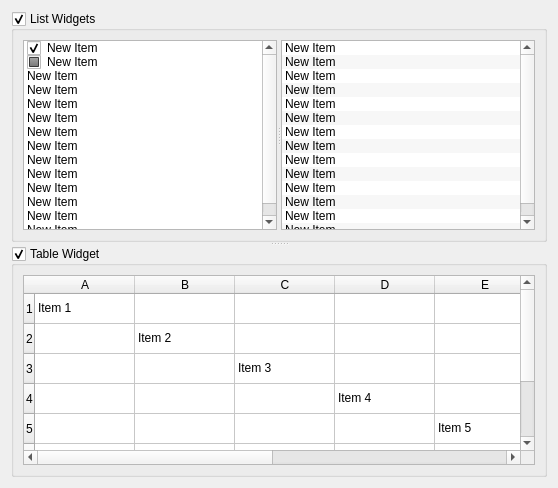
      <widget class="QWidget" name="tab_2">
       <attribute name="title">
        <string>Item Views 1</string>
       </attribute>
       <layout class="QVBoxLayout" name="verticalLayout_2">
        <item>
         <widget class="QSplitter" name="splitter_5">
          <property name="orientation">
           <enum>Qt::Vertical</enum>
          </property>
          <widget class="QGroupBox" name="groupBox_10">
           <property name="title">
            <string>List Widgets</string>
           </property>
           <property name="checkable">
            <bool>true</bool>
           </property>
           <layout class="QHBoxLayout" name="horizontalLayout_4">
            <item>
             <widget class="QSplitter" name="splitter_6">
              <property name="orientation">
               <enum>Qt::Horizontal</enum>
              </property>
              <widget class="QListWidget" name="listWidget_2">
               <property name="alternatingRowColors">
                <bool>false</bool>
               </property>
               <item>
                <property name="text">
                 <string>New Item</string>
                </property>
                <property name="checkState">
                 <enum>Checked</enum>
                </property>
               </item>
               <item>
                <property name="text">
                 <string>New Item</string>
                </property>
                <property name="checkState">
                 <enum>PartiallyChecked</enum>
                </property>
                <property name="flags">
                 <set>ItemIsSelectable|ItemIsDragEnabled|ItemIsUserCheckable|ItemIsEnabled|ItemIsTristate</set>
                </property>
               </item>
               <item>
                <property name="text">
                 <string>New Item</string>
                </property>
               </item>
               <item>
                <property name="text">
                 <string>New Item</string>
                </property>
               </item>
               <item>
                <property name="text">
                 <string>New Item</string>
                </property>
               </item>
               <item>
                <property name="text">
                 <string>New Item</string>
                </property>
               </item>
               <item>
                <property name="text">
                 <string>New Item</string>
                </property>
               </item>
               <item>
                <property name="text">
                 <string>New Item</string>
                </property>
               </item>
               <item>
                <property name="text">
                 <string>New Item</string>
                </property>
               </item>
               <item>
                <property name="text">
                 <string>New Item</string>
                </property>
               </item>
               <item>
                <property name="text">
                 <string>New Item</string>
                </property>
               </item>
               <item>
                <property name="text">
                 <string>New Item</string>
                </property>
               </item>
               <item>
                <property name="text">
                 <string>New Item</string>
                </property>
               </item>
               <item>
                <property name="text">
                 <string>New Item</string>
                </property>
               </item>
              </widget>
              <widget class="QListWidget" name="listWidget">
               <property name="alternatingRowColors">
                <bool>true</bool>
               </property>
               <property name="selectionMode">
                <enum>QAbstractItemView::MultiSelection</enum>
               </property>
               <item>
                <property name="text">
                 <string>New Item</string>
                </property>
               </item>
               <item>
                <property name="text">
                 <string>New Item</string>
                </property>
               </item>
               <item>
                <property name="text">
                 <string>New Item</string>
                </property>
               </item>
               <item>
                <property name="text">
                 <string>New Item</string>
                </property>
               </item>
               <item>
                <property name="text">
                 <string>New Item</string>
                </property>
               </item>
               <item>
                <property name="text">
                 <string>New Item</string>
                </property>
               </item>
               <item>
                <property name="text">
                 <string>New Item</string>
                </property>
               </item>
               <item>
                <property name="text">
                 <string>New Item</string>
                </property>
               </item>
               <item>
                <property name="text">
                 <string>New Item</string>
                </property>
               </item>
               <item>
                <property name="text">
                 <string>New Item</string>
                </property>
               </item>
               <item>
                <property name="text">
                 <string>New Item</string>
                </property>
               </item>
               <item>
                <property name="text">
                 <string>New Item</string>
                </property>
               </item>
               <item>
                <property name="text">
                 <string>New Item</string>
                </property>
               </item>
               <item>
                <property name="text">
                 <string>New Item</string>
                </property>
               </item>
              </widget>
             </widget>
            </item>
           </layout>
          </widget>
          <widget class="QGroupBox" name="groupBox_9">
           <property name="title">
            <string>Table Widget</string>
           </property>
           <property name="checkable">
            <bool>true</bool>
           </property>
           <layout class="QVBoxLayout" name="verticalLayout_9">
            <item>
             <widget class="QTableWidget" name="tableWidget">
              <property name="alternatingRowColors">
               <bool>false</bool>
              </property>
              <row>
               <property name="text">
                <string>1</string>
               </property>
              </row>
              <row>
               <property name="text">
                <string>2</string>
               </property>
              </row>
              <row>
               <property name="text">
                <string>3</string>
               </property>
              </row>
              <row>
               <property name="text">
                <string>4</string>
               </property>
              </row>
              <row>
               <property name="text">
                <string>5</string>
               </property>
              </row>
              <row>
               <property name="text">
                <string>6</string>
               </property>
              </row>
              <row>
               <property name="text">
                <string>7</string>
               </property>
              </row>
              <row>
               <property name="text">
                <string>8</string>
               </property>
              </row>
              <column>
               <property name="text">
                <string>A</string>
               </property>
              </column>
              <column>
               <property name="text">
                <string>B</string>
               </property>
              </column>
              <column>
               <property name="text">
                <string>C</string>
               </property>
              </column>
              <column>
               <property name="text">
                <string>D</string>
               </property>
              </column>
              <column>
               <property name="text">
                <string>E</string>
               </property>
              </column>
              <column>
               <property name="text">
                <string>F</string>
               </property>
              </column>
              <column>
               <property name="text">
                <string>G</string>
               </property>
              </column>
              <column>
               <property name="text">
                <string>H</string>
               </property>
              </column>
              <item row="0" column="0">
               <property name="text">
                <string>Item 1</string>
               </property>
              </item>
              <item row="1" column="1">
               <property name="text">
                <string>Item 2</string>
               </property>
              </item>
              <item row="2" column="2">
               <property name="text">
                <string>Item 3</string>
               </property>
              </item>
              <item row="3" column="3">
               <property name="text">
                <string>Item 4</string>
               </property>
              </item>
              <item row="4" column="4">
               <property name="text">
                <string>Item 5</string>
               </property>
              </item>
              <item row="5" column="5">
               <property name="text">
                <string>Item 6</string>
               </property>
              </item>
             </widget>
            </item>
           </layout>
          </widget>
         </widget>
        </item>
       </layout>
      </widget>
